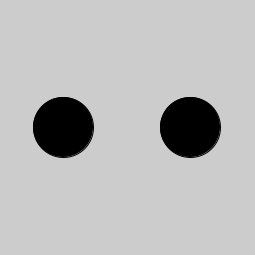
Frame 1 (no input)
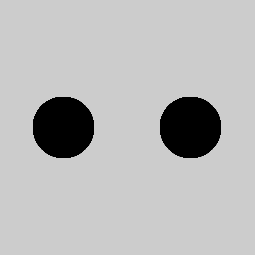
Frame 60 (the mouse pressed at the canvas centre just before this capture)
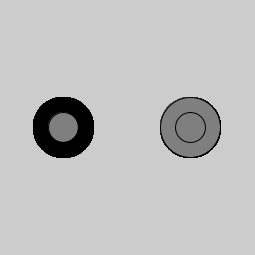
Frame 120 (the mouse held since frame 60 and released just before this capture)

The Processing sketch that drew these frames (run headless with seeded random() and noise(); from frame 60 on, the mouse is pressed at the canvas centre):

// Processing sketch: advanced_Illusion
// ── advanced_Illusion.pde
//advanced_Illusion.pde
//Draw the illusion
//2022/04/25
//1-4-45 Taiyu Honma
void setup(){
  size(255,255);
}

void draw()
{
  
  fill(0);
  ellipse(63,127,60,60);
  fill(mouseY);
  ellipse(190,127,60,60);
  fill(mouseX);
  ellipse(63,127,30,30);
 
  ellipse(190,127,30,30);
}
